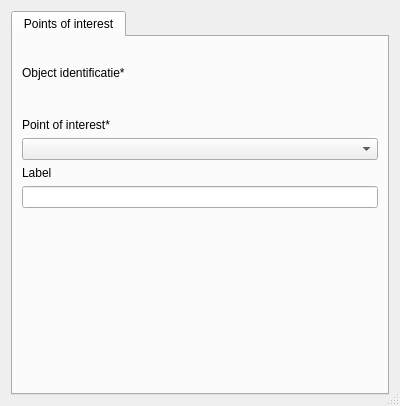
<?xml version="1.0" encoding="UTF-8"?>
<ui version="4.0">
 <class>pand_id_2</class>
 <widget class="QDialog" name="pand_id_2">
  <property name="geometry">
   <rect>
    <x>0</x>
    <y>0</y>
    <width>400</width>
    <height>406</height>
   </rect>
  </property>
  <property name="windowTitle">
   <string>Dialog</string>
  </property>
  <property name="autoFillBackground">
   <bool>false</bool>
  </property>
  <property name="sizeGripEnabled">
   <bool>true</bool>
  </property>
  <layout class="QVBoxLayout" name="verticalLayout">
   <item>
    <widget class="QTabWidget" name="Objectgegevens_2">
     <property name="sizePolicy">
      <sizepolicy hsizetype="Preferred" vsizetype="Preferred">
       <horstretch>0</horstretch>
       <verstretch>0</verstretch>
      </sizepolicy>
     </property>
     <property name="autoFillBackground">
      <bool>true</bool>
     </property>
     <property name="currentIndex">
      <number>0</number>
     </property>
     <property name="documentMode">
      <bool>false</bool>
     </property>
     <widget class="QWidget" name="Objectgegevens">
      <attribute name="title">
       <string>Points of interest</string>
      </attribute>
      <layout class="QVBoxLayout" name="verticalLayout_2">
       <item>
        <widget class="QLabel" name="label_4">
         <property name="text">
          <string/>
         </property>
         <property name="pixmap">
          <pixmap>Algemeen gevaar.svg</pixmap>
         </property>
        </widget>
       </item>
       <item>
        <widget class="QLabel" name="label_3">
         <property name="text">
          <string>Object identificatie*</string>
         </property>
        </widget>
       </item>
       <item>
        <widget class="QgsRelationReferenceWidget" name="object_id" native="true">
         <property name="sizePolicy">
          <sizepolicy hsizetype="Preferred" vsizetype="Preferred">
           <horstretch>0</horstretch>
           <verstretch>0</verstretch>
          </sizepolicy>
         </property>
         <property name="minimumSize">
          <size>
           <width>0</width>
           <height>26</height>
          </size>
         </property>
         <property name="whatsThis">
          <string/>
         </property>
        </widget>
       </item>
       <item>
        <widget class="QLabel" name="label_5">
         <property name="text">
          <string>Point of interest*</string>
         </property>
        </widget>
       </item>
       <item>
        <widget class="QComboBox" name="veiligh_ruimtelijk_type_id">
         <property name="maxVisibleItems">
          <number>30</number>
         </property>
        </widget>
       </item>
       <item>
        <widget class="QLabel" name="label_6">
         <property name="text">
          <string>Label</string>
         </property>
        </widget>
       </item>
       <item>
        <widget class="QLineEdit" name="label"/>
       </item>
       <item>
        <spacer name="verticalSpacer">
         <property name="orientation">
          <enum>Qt::Vertical</enum>
         </property>
         <property name="sizeHint" stdset="0">
          <size>
           <width>20</width>
           <height>20</height>
          </size>
         </property>
        </spacer>
       </item>
      </layout>
      <zorder>label_4</zorder>
      <zorder>verticalSpacer</zorder>
      <zorder>label_3</zorder>
      <zorder>object_id</zorder>
      <zorder>label_5</zorder>
      <zorder>veiligh_ruimtelijk_type_id</zorder>
      <zorder>label_6</zorder>
      <zorder>label</zorder>
     </widget>
    </widget>
   </item>
  </layout>
 </widget>
 <customwidgets>
  <customwidget>
   <class>QgsRelationReferenceWidget</class>
   <extends>QWidget</extends>
   <header>qgsrelationreferencewidget.h</header>
  </customwidget>
 </customwidgets>
 <resources>
  <include location="image.qrc"/>
 </resources>
 <connections/>
</ui>
